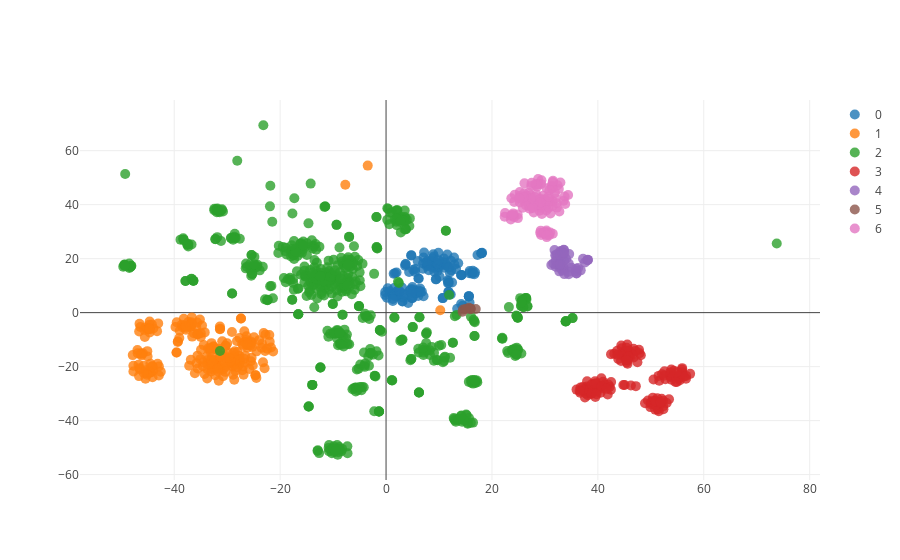

Notebook code cell kept with this figure:
### Markdown cell above
Now we can compare the classification provided by the AV data with the result of our clustering, plotted over the same dimensionality reduced data points.

Here, the color of the points will reflect the cluster in which they are assigned by the algorithm.

### Code cell
vis_data.plot_data('data/d_matrices/tsne_2_1209.txt', clustering)
